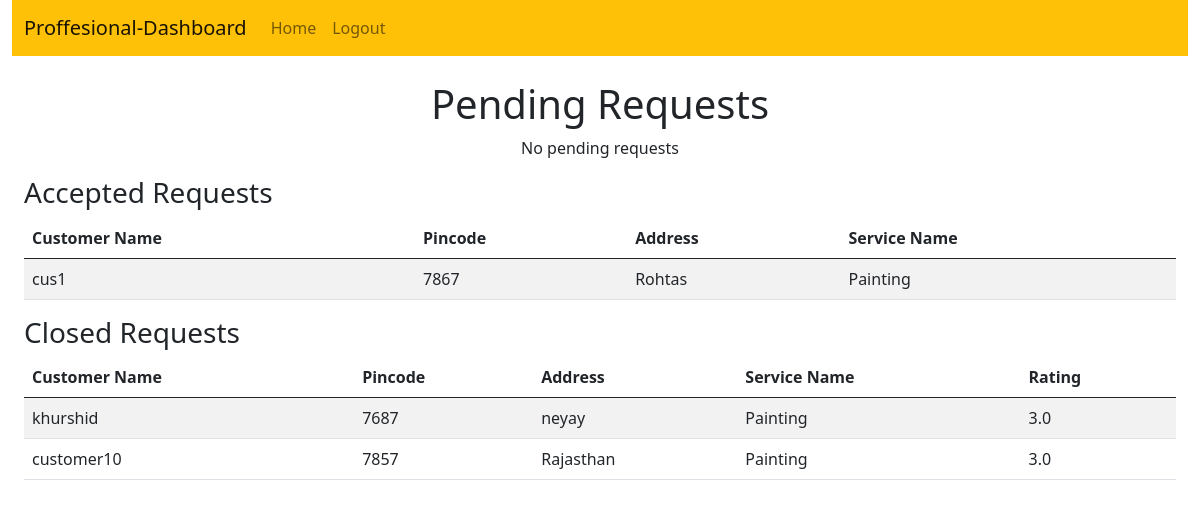
/worker_dashboard (signed in), run on the app's committed database.
### main.py (models this page shows)
class HeavenRequest(db.Model):
    __tablename__="heavenRequest"
    id=db.Column(db.Integer,primary_key=True)
    service_id=db.Column(db.Integer,db.ForeignKey('heavenServices.id'),nullable=True)
    customer_id=db.Column(db.Integer,db.ForeignKey('user.id'),nullable=False)
    worker_id=db.Column(db.Integer,db.ForeignKey('user.id'),nullable=True)
    req_type=db.Column(db.String(20),nullable=False)
    description=db.Column(db.Text,nullable=True)
    status=db.Column(db.String(56),nullable=True)
    date_created=db.Column(db.Date,nullable=False, default=datetime.now().date())
    date_closed=db.Column(db.Date,nullable=True)
    rating_by_customer=db.Column(db.Float,default=0.0)
    review_by_customer=db.Column(db.String(20),nullable=True)
    service=db.relationship('HeavenServices',back_populates='request')
    customer=db.relationship('User',back_populates='customer_requests',foreign_keys=[customer_id])
    worker=db.relationship('User',back_populates='worker_requests',foreign_keys=[worker_id])

class User(db.Model):
    __tablename__="user"
    id=db.Column(db.Integer,primary_key=True)
    user_name=db.Column(db.String(72),unique=True,nullable=False)
    password=db.Column(db.String(67),nullable=False)
    address=db.Column(db.String(67),nullable=True)
    pin_code=db.Column(db.Integer,nullable=True)
    is_admin=db.Column(db.Boolean,default=False)
    is_worker=db.Column(db.Boolean,default=False)
    is_customer=db.Column(db.Boolean,default=False)
    is_approved=db.Column(db.Boolean,default=False)
    rating_count=db.Column(db.Integer,default=0)
    mean_rating=db.Column(db.Float,default=0.0)
    worker_file=db.Column(db.String(100),nullable=True)
    worker_experience=db.Column(db.String(10),nullable=True)
    service_id=db.Column(db.Integer,db.ForeignKey('heavenServices.id',ondelete="SET NULL"),nullable=True)
    service=db.relationship('HeavenServices',back_populates="workers")
    worker_requests=db.relationship('HeavenRequest',back_populates="customer",foreign_keys="HeavenRequest.customer_id")
    customer_requests=db.relationship('HeavenRequest',back_populates="worker",foreign_keys="HeavenRequest.worker_id")

class HeavenServices(db.Model):
    __tablename__="heavenServices"
    id=db.Column(db.Integer,primary_key=True)
    service_name=db.Column(db.String(30),unique=True,nullable=False)
    service_description=db.Column(db.String(40),nullable=True)
    time_required=db.Column(db.String(30),nullable=True)
    base_price=db.Column(db.Integer,nullable=True)
    workers=db.relationship('User',back_populates="service",cascade="all, delete")
    request=db.relationship('HeavenRequest',back_populates="service",cascade="all, delete")

### main.py (the view)
@app.route("/worker_dashboard",methods=["GET","POST"])
def worker_dashboard():
    if not session.get('is_worker'):
        flash('Please login first','danger')
        return redirect('/login')
    cid=User.query.filter_by(user_name=session['username']).first().id
    worker=User.query.filter_by(id=cid).first()
    if worker.is_approved==False:
        flash('Please wait for admin approval','danger')
        return redirect('/login')
    pending_requests=HeavenRequest.query.filter_by(worker_id=cid,status="pending" ,req_type='private').all()
    accepted_requests=HeavenRequest.query.filter_by(worker_id=cid,status="accepted").all()
    closed_requests=HeavenRequest.query.filter_by(worker_id=cid,status="closed").all()
    return render_template('worker_dashboard.html',pending_requests=pending_requests,
                           accepted_requests=accepted_requests,closed_requests=closed_requests)

### templates/worker_dashboard.html (shortened to what this page needs)
{% extends "layout.html" %}
{% block cont %}
<link href="https://cdn.jsdelivr.net/npm/bootstrap@5.0.2/dist/css/bootstrap.min.css" rel="stylesheet"
integrity="sha384-EVSTQN3/azprG1Anm3QDgpJLIm9Nao0Yz1ztcQTwFspd3yD65VohhpuuCOmLASjC"
crossorigin="anonymous">
{% endblock %}
{% block content %}
<nav class="navbar navbar-expand-lg navbar-light bg-warning">
    <div class="container-fluid">
        <a class="navbar-brand" href="#">Proffesional-Dashboard</a>
        <div class="collapse navbar-collapse" id="navbarSupportedContent">
            <ul class="navbar-nav me-auto mb-2 mb-lg-0">
                <li class="nav-item"><a class="nav-link" href="/worker_dashboard">Home</a></li>
                <li class="nav-item"><a class="nav-link" href="/login">Logout</a></li>
            </ul>
        </div>
    </div>
</nav>
<div class="container-fluid mt-4">
    <h1 class="text-center">Pending Requests</h1>
    {% if pending_requests %}
    <table class="table table-striped">
        <thead>
            <tr>
                <th>Customer Name</th>
                <th>Pincode</th>
                <th>Address</th>
                <th>Service Name</th>
                <th>Action</th>
            </tr>
        </thead>
        <tbody>
            {% for request in pending_requests %}
            <tr>
                <td>{{ request.customer.user_name }}</td>
                <td>{{ request.customer.pin_code }}</td>
                <td>{{ request.customer.address }}</td>
                <td>{{ request.service.service_name }}</td>
                <td>
                    <a href="worker_dashboard/accept_request/{{request.id}}"><button class="btn btn-success">Accept</button></a>
                    <a href="worker_dashboard/reject_request/{{request.id}}"><button class="btn btn-danger">Reject</button></a>
                </td>
            </tr>
            {% endfor %}
        </tbody>
    </table>
    {% else %}
    <p class="text-center">No pending requests</p>
    {% endif %}
    <h3>Accepted Requests</h3>
    {% if accepted_requests %}
    <table class="table table-striped">
        <thead>
            <tr>
                <th>Customer Name</th>
                <th>Pincode</th>
                <th>Address</th>
                <th>Service Name</th>
            </tr>
        </thead>
        <tbody>
            {% for request in accepted_requests %}
            <tr>
                <td>{{ request.customer.user_name }}</td>
                <td>{{ request.customer.pin_code }}</td>
                <td>{{ request.customer.address }}</td>
                <td>{{ request.service.service_name }}</td>
             </tr>
             {% endfor %}
        </tbody>
    </table>
    {% else %}
    <p>No Accepted requests</p>
    {% endif %}
    <h3>Closed  Requests</h3>
        {% if closed_requests %}
        <table class="table table-striped">
            <thead>
                <tr>
                    <th>Customer Name</th>
                    <th>Pincode</th>
                    <th>Address</th>
                    <th>Service Name</th>
                    <th>Rating</th>
                </tr>
            </thead>
            <tbody>
                {% for request in closed_requests %}
                <tr>
                    <td>{{ request.customer.user_name }}</td>
                    <td>{{ request.customer.pin_code }}</td>
                    <td>{{ request.customer.address }}</td>
                    <td>{{ request.service.service_name }}</td>
                    <td>{{request.rating_by_customer}}</td>
                </tr>
                {%endfor%}
            </tbody>
        </table>
        {% else %}
        <p>No closed requests</p>
        {% endif %}
</div>
{% endblock %}

### templates/layout.html (shortened to what this page needs)
<!DOCTYPE html>
<html lang="en">
<head>
    <link rel="stylesheet" href="static/css/style.css">
    <link href="https://cdn.jsdelivr.net/npm/bootstrap@5.0.2/dist/css/bootstrap.min.css" rel="stylesheet"
>
    {% block cont %}{% endblock %}
</head>
<body>
    <div class="container-fluid">
        {% block content %}
        {% endblock %}
    </div>
</body>
</html>

### data on the page
HeavenRequest: customer.user_name "cus1", customer.pin_code "7867", customer.address "Rohtas", service.service_name "Painting"
HeavenRequest: customer.user_name "khurshid", customer.pin_code "7687", customer.address "neyay", service.service_name "Painting", rating_by_customer "3.0"
HeavenRequest: customer.user_name "customer10", customer.pin_code "7857", customer.address "Rajasthan", service.service_name "Painting", rating_by_customer "3.0"
